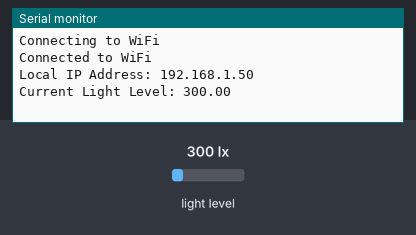
This sketch was run on a simulated Arduino MKR. On the bench: the last lines printed to the serial monitor. Inputs (shaded band) come from the test bench; at power-on: light level 300 lx. WiFi joins after 1.5 s; servers stay silent unless stated; web services answer with replies made up by the test bench.

Above: at 2.7 s.
2.8 s: light level set to 466 lx
At 5.9 s:
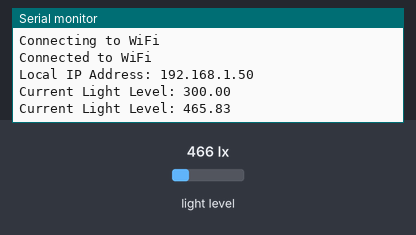
6.6 s: light level set to 514 lx
At 8.5 s:
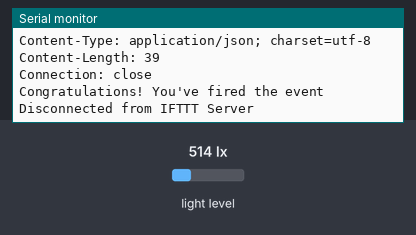
Timing chart, 0 to 10.0 s (numbered marks = the images above; inputs shaded):
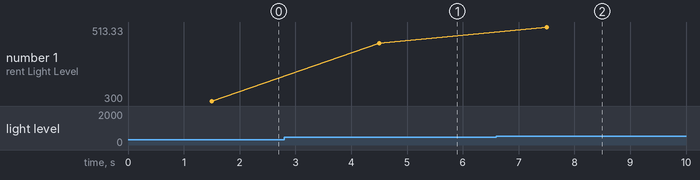

The sketch:

SIT210-Task3.2C-IFTTT.ino
```cpp
#include <WiFiNINA.h>
#include <BH1750.h>
#include <Wire.h>

char ssid[] = "Kartik";
char pass[] = "12345678";

WiFiClient client;
BH1750 lightMeter;

char HOST_NAME[] = "maker.ifttt.com";     // IFTTT Maker service hostname
String PATH_NAME = "/trigger/LIGHTSENSOR/with/key/outsvBk4TNtGNruAgm0cj94YFb1ekaVVzNIjB33akD5";  // IFTTT endpoint
String queryString = "?value1=57&value2=25";  // Initial query string with default values

const int thresholdLux = 500;  // Adjust the threshold Lux value as needed

void setup() {
  Serial.begin(9600);   // Initialize serial communication with a baud rate of 9600
  while (!Serial);      // Wait for the serial connection to be established

  // Connect to Wi-Fi
  connectToWiFi();

  Wire.begin();          // Initialize the I2C communication
  lightMeter.begin();    // Initialize the BH1750 light sensor
}

void loop() {
  float lux = lightMeter.readLightLevel();  // Read the current light level in Lux
  Serial.print("Current Light Level: ");
  Serial.println(lux);

  if (lux > thresholdLux) {
    sendLuxToIFTTT(lux);  // Send Lux value to IFTTT if it's above the threshold
  }

  delay(3000);  // Delay for 3 seconds before taking another reading
}

void connectToWiFi() {
  WiFi.begin(ssid, pass);  // Attempt to connect to Wi-Fi using the provided credentials
  Serial.print("Connecting to WiFi");
  while (WiFi.status() != WL_CONNECTED) {  // Wait until connected
    Serial.print(".");
    delay(1000);
  }
  Serial.println("\nConnected to WiFi");
  Serial.print("Local IP Address: ");
  Serial.println(WiFi.localIP());  // Print the local IP address once connected
}

void sendLuxToIFTTT(float lux) {
  if (client.connect(HOST_NAME, 80)) {  // Attempt to connect to the IFTTT server
    Serial.println("Connected to IFTTT Server");
    queryString = "?value1=" + String(lux) + "&value2=25";  // Update the Lux value in the query string

    // Send an HTTP GET request to IFTTT
    client.print("GET " + PATH_NAME + queryString + " HTTP/1.1\r\n");
    client.print("Host: " + String(HOST_NAME) + "\r\n");
    client.print("Connection: close\r\n\r\n");

    while (client.connected()) {
      if (client.available()) {
        char c = client.read();
        Serial.print(c);  // Print the response from the IFTTT server
      }
    }

    client.stop();  // Disconnect from the IFTTT server
    Serial.println("\nDisconnected from IFTTT Server");
  } else {
    Serial.println("Failed to connect to IFTTT Server");
  }
}
```

Measured:
- the behaviour switches between 500 and 501 lx on light level (found by bisection; images 1 and 2)
- after the input at 2.8 s, the serial monitor: prints a new line after 1.7 s (image 1)
- after the input at 6.6 s, the serial monitor: prints a new line after 0.90 s (image 2)
- plotted number 1: 300 → 465.83 after the input at 2.8 s, 465.83 → 513.33 after the input at 6.6 s
